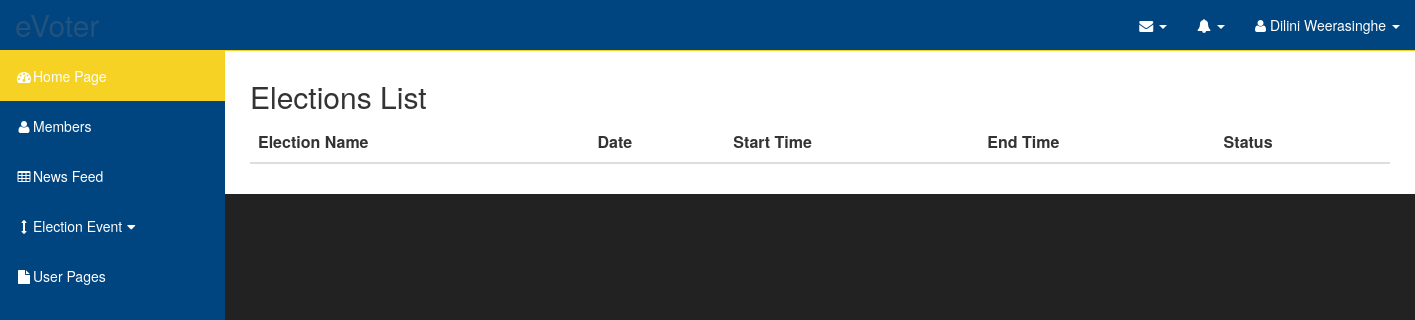
The page /app/view/electionList.php on the database as committed earlier.
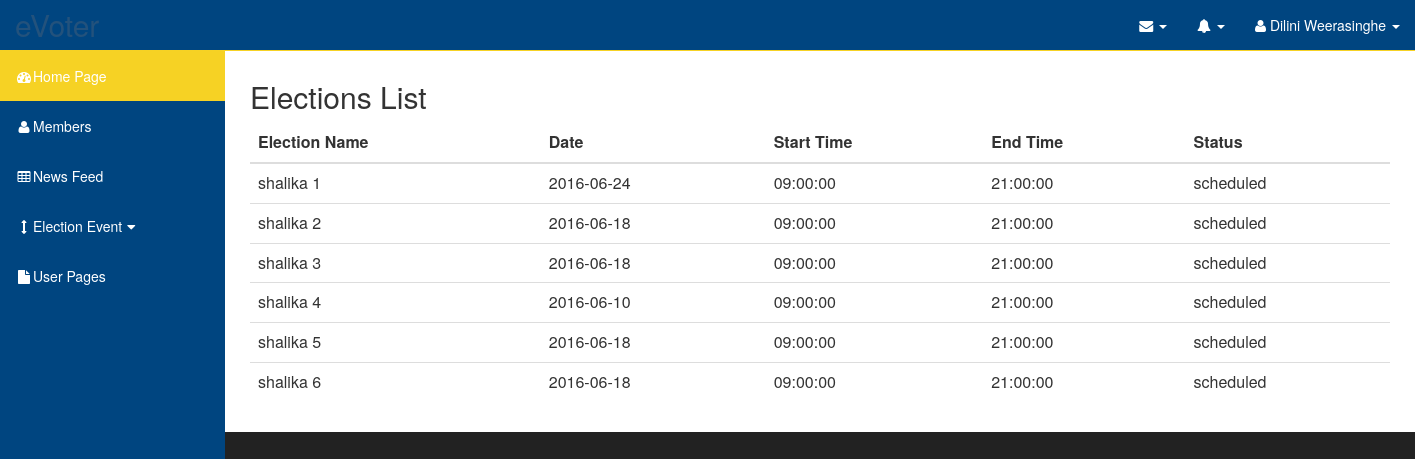
The same page on the database as committed later.
### tables this page shows
CREATE TABLE `election` (
  `electionID` int(11) NOT NULL,
  `electionName` varchar(50) NOT NULL,
  `date` date NOT NULL,
  `startTime` time NOT NULL,
  `endTime` time NOT NULL,
  `noOfVotesPerPerson` int(11) NOT NULL,
  `noOfVoters` int(11) NOT NULL,
  `noOfUsedVotes` int(11) DEFAULT NULL,
  `electionStatus` varchar(50) NOT NULL
);

### app/model/DB.php (called while the page is built, shortened)
<?php
class DB{
    public static function connectToDatabase()
    {
        $user = 'root';
        $pass = '';
        $database = 'evoter';
        $connect = mysqli_connect('localhost', $user, $pass) or die("Unable to connect");
        return $connect;
    }
}
?>

### app/model/sql.php (called while the page is built, shortened)
<?php
class Sql
{
    public function loadAllElectionsWithDetails($connect){
        $queryToloadAllElectionsWithDetails = mysqli_query($connect, "SELECT electionID,electionName,date,startTime,endTime,electionStatus FROM election");
        return $queryToloadAllElectionsWithDetails;
    }
}
?>

### app/model/election.php (called while the page is built, shortened)
<?php
require_once("Sql.php");
class Election{
    public function getElectionList($connection){
        return (new Sql)->loadAllElectionsWithDetails($connection);
    }
}
?>

### app/view/electionList.php (the view, shortened to what this page needs)
<?php
include "../templates/header.php";
require_once("../model/election.php");
require_once("../model/DB.php");
?>
<link href="https://cdn.datatables.net/plug-ins/1.10.7/integration/bootstrap/3/dataTables.bootstrap.css" rel="stylesheet" />
</head>
<body>
<div id="wrapper">
    <nav class="navbar navbar-inverse navbar-fixed-top color-change" role="navigation" >
        <?php include "../templates/topmenu.php";
        include "../templates/sidemenu.php";
        ?>
    </nav>
    <div id="page-wrapper">
        <div class="container">
            <h2>Elections List</h2>
            <table id="electionTable" class="table">
                <thead>
                <tr>
                    <th>Election Name</th>
                    <th>Date</th>
                    <th>Start Time</th>
                    <th>End Time</th>
                    <th>Status</th>
                </tr>
                </thead>
                <tbody>
                    <?php
                        $election = new Election();
                        $electionList= $election->getElectionList((new DB)->connectToDatabase());
                        while($data1 = $electionList -> fetch_row()){
                    ?>
                <tr class="tableRow" id = <?php echo $data1[0] ?> href="viewElectionDetails.php?id=<?php echo $data1[0]?>">
                    <td class="tableData" ><?php echo $data1[1] ?></td>
                    <td class="tableData" ><?php echo $data1[2] ?></td>
                    <td class="tableData" ><?php echo $data1[3] ?></td>
                    <td class="tableData" ><?php echo $data1[4] ?></td>
                    <td class="tableData" ><?php echo $data1[5] ?></td>
                </tr>
                <?php } ?>
                </tbody>
            </table>
        </div>
    </div>
</div>
</body>
</html>

### app/templates/header.php (shortened to what this page needs)
<html>
<head>
    <link href="<?php echo SCRIPT_ROOT ?>/public/css/bootstrap.min.css" rel="stylesheet">
    <link href="<?php echo SCRIPT_ROOT ?>/public/css/sb-admin.css" rel="stylesheet">
    <link href="<?php echo SCRIPT_ROOT ?>/public/css/custom.css" rel="stylesheet">
    <link href="<?php echo SCRIPT_ROOT ?>/public/css/plugins/morris.css" rel="stylesheet">
    <link href="<?php echo SCRIPT_ROOT ?>/font-awesome/css/font-awesome.min.css" rel="stylesheet" type="text/css">

### app/templates/topmenu.php (shortened to what this page needs)
<div class="navbar-header">
    <a class="navbar-brand" href="../view/index.php" >eVoter</a>
</div>
<ul class="nav navbar-right top-nav">
    <li class="dropdown">
        <a href="#" class="dropdown-toggle" data-toggle="dropdown"><i class="fa fa-envelope"></i> <b class="caret"></b></a>
    </li>
    <li class="dropdown">
        <a href="#" class="dropdown-toggle" data-toggle="dropdown"><i class="fa fa-bell"></i> <b class="caret"></b></a>
    </li>
    <li class="dropdown">
        <a href="#" class="dropdown-toggle" data-toggle="dropdown"><i class="fa fa-user"></i> Dilini Weerasinghe <b class="caret"></b></a>
    </li>
</ul>

### app/templates/sidemenu.php (shortened to what this page needs)
<div class="collapse navbar-collapse navbar-ex1-collapse">
    <ul class="nav navbar-nav side-nav">
        <li class="active">
            <a href="index.php"><i class="fa fa-fw fa-dashboard"></i>Home Page</a>
        </li>
        <li>
            <a href="charts.html"><i class="fa fa-fw fa-user"></i>Members</a>
        </li>
        <li>
            <a href="tables.html"><i class="fa fa-fw fa-table"></i>News Feed</a>
        </li>
        <li>
            <a href="javascript:;" data-toggle="collapse" data-target="#demo"><i class="fa fa-fw fa-arrows-v"></i>Election Event<i class="fa fa-fw fa-caret-down"></i></a>
        </li>
        <li>
            <a href="blank-page.html"><i class="fa fa-fw fa-file"></i>User Pages</a>
        </li>
    </ul>
</div>

### public/css/sb-admin.css (style rules this page uses)
body { margin-top: 100px; background-color: #222; }
@media (min-width:768px) { body { margin-top: 50px; } }
#wrapper { padding-left: 0; }
#page-wrapper { width: 100%; padding: 0; background-color: #fff; }
@media (min-width:768px) { #wrapper { padding-left: 225px; } }
@media (min-width:768px) { #page-wrapper { padding: 10px; } }
.top-nav { padding: 0 15px; }
.top-nav>li { display: inline-block; float: left; }
.top-nav>li>a { padding-top: 15px; padding-bottom: 15px; line-height: 20px; color: #ffffff; }
@media (min-width:768px) { .side-nav { position: fixed; top: 51px; left: 225px; width: 225px; margin-left: -225px; border: none; border-radius: 0; overflow-y: auto; background-color: #004580; bottom: 0; overflow-x: hidden; padding-bottom: 40px; } }
@media (min-width:768px) { .side-nav>li>a { width: 225px; } }

### public/css/custom.css (style rules this page uses)
.color-change { background-color: #004580; border-color: #f6d224; color: #ffffff; }
.navbar-inverse .navbar-nav>.active>a,.navbar-inverse .navbar-nav>.active>a:focus,.navbar-inverse .navbar-nav>.active>a:hover { color:#fff; background-color:#f6d224;!important; }
.navbar-inverse .navbar-nav>li>a { color:#ffffff;!important; }
.navbar-brand { float: left; height: 50px; padding: 15px 15px; font-size: 30px; line-height: 20px; color: #ffffff; }
.navbar-inverse { background-color:#004580; border-color:#f6d224; }

Rows that differ between the two databases and show on the page:
added election: electionName "shalika 1", date "2016-06-24", startTime "09:00:00", endTime "21:00:00", electionStatus "scheduled"
added election: electionName "shalika 2", date "2016-06-18", startTime "09:00:00", endTime "21:00:00", electionStatus "scheduled"
added election: electionName "shalika 3", date "2016-06-18", startTime "09:00:00", endTime "21:00:00", electionStatus "scheduled"
added election: electionName "shalika 4", date "2016-06-10", startTime "09:00:00", endTime "21:00:00", electionStatus "scheduled"
added election: electionName "shalika 5", date "2016-06-18", startTime "09:00:00", endTime "21:00:00", electionStatus "scheduled"
added election: electionName "shalika 6", date "2016-06-18", startTime "09:00:00", endTime "21:00:00", electionStatus "scheduled"
